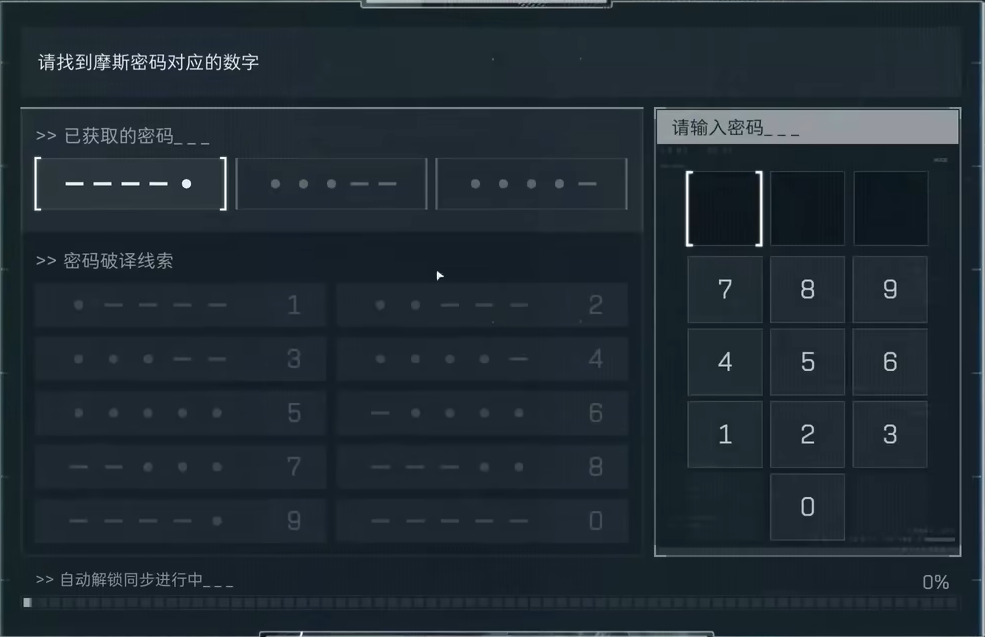
#> input picture QQ20250805-114248.png, 985 x 637 px
$ python MORSE_TOOLS2.py
#> lines starting #> are read from the running program, lines starting #| are printed output that depends on the picture; after the words box and inside, x2 and y2 are one past the last pixel; in counts of white or black regions, pixels touching at a corner belong together
#> further down, img is the input picture: shape (637, 985, 3); mean B, G, R 51.9, 43.8, 32.5
import cv2
import numpy as np

MORSE_CODE_DICT = {
    '-----': '0',
    '.----': '1',
    '..---': '2',
    '...--': '3',
    '....-': '4',
    '.....': '5',
    '-....': '6',
    '--...': '7',
    '---..': '8',
    '----.': '9'
}

def decode_morse_from_image(image, method='kmeans'):
    _, binary = cv2.threshold(image, 86, 255, cv2.THRESH_BINARY)
    projection = np.sum(binary, axis=0)
    threshold = 1
    bars = []
    is_bar = False
    start = 0
    for i, val in enumerate(projection):
        if val > threshold:
            if not is_bar:
                is_bar = True
                start = i
        else:
            if is_bar:
                is_bar = False
                end = i
                bars.append((start, end))

    if not bars:
        print("❌ 未识别到任何线段")
        return '', binary

    lengths = [end - start for start, end in bars]
    print("识别到的线段长度：", lengths)

    if method == 'kmeans':
        # sklearn KMeans
        from sklearn.cluster import KMeans
        data = np.array(lengths).reshape(-1, 1)
        kmeans = KMeans(n_clusters=2, n_init='auto').fit(data)
        centers = kmeans.cluster_centers_
        labels = kmeans.labels_
        dot_label = np.argmin(centers)
        symbols = ['.' if label == dot_label else '-' for label in labels]

    elif method == 'simple_cluster':
        # 简易两类聚类
        lengths_np = np.array(lengths)
        mean_len = lengths_np.mean()
        cluster1 = lengths_np[lengths_np <= mean_len]
        cluster2 = lengths_np[lengths_np > mean_len]
        center1 = cluster1.mean() if len(cluster1) > 0 else 0
        center2 = cluster2.mean() if len(cluster2) > 0 else 0
        dot_label = 0 if center1 < center2 else 1
        symbols = []
        for l in lengths_np:
            label = 0 if abs(l - center1) < abs(l - center2) else 1
            symbols.append('.' if label == dot_label else '-')

    elif method == 'threshold':
        # 简单阈值
        min_len = min(lengths)
        max_len = max(lengths)
        threshold_len = (min_len + max_len) / 2
        symbols = ['.' if l < threshold_len else '-' for l in lengths]

    else:
        raise ValueError("method 参数只能是 'kmeans', 'simple_cluster', 'threshold' 之一")

    return ''.join(symbols), binary


def extract_three_groups_and_decode(gray_img, method='kmeans'):
#> called with method = 'simple_cluster'
    h, w = gray_img.shape[:2]
#> h = 637; w = 985
    top = 160
    bottom = 200
    group_width = 170
    spacing = 35
    group1_x = 40
    group2_x = group1_x + group_width + spacing
    group3_x = group2_x + group_width + spacing

    roi1 = gray_img[top:bottom, group1_x:group1_x + group_width]
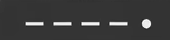
#> roi1: shape (40, 170); min 31, max 254, mean 59.7
    roi2 = gray_img[top:bottom, group2_x:group2_x + group_width]
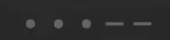
#> roi2: shape (40, 170); min 37, max 106, mean 43.8
    roi3 = gray_img[top:bottom, group3_x:group3_x + group_width]
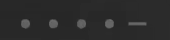
#> roi3: shape (40, 170); min 31, max 108, mean 43.7

    code1, bin1 = decode_morse_from_image(roi1, method)
#> in decode_morse_from_image, `_, binary = cv2.threshold(image, 86, 255, cv2.THRESH_BINARY)`:
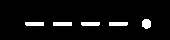
#> binary: shape (40, 170); 5.5% white; 5 white regions, box (x1, y1, x2, y2) and area: (53, 22, 72, 26) 76, (142, 19, 151, 29) 75, (25, 22, 44, 26) 75, (109, 22, 128, 26) 75, (81, 22, 100, 26) 74
#> in decode_morse_from_image, `projection = np.sum(binary, axis=0)`: projection = 170 values, max 2550 at index 145, min 0 at index 0, mean 562.5
#> the loop in decode_morse_from_image, `for i, val in enumerate(projection):` made 170 passes
#> (val, is_bar) on passes 26, 45, 54: (765, True), (0, False), (1020, True)
#> is_bar on passes 73, 82, 101, 110, 129, 143: False, True, False, True, False, True
#> after the loop in decode_morse_from_image, `for i, val in enumerate(projection):`: bars = [(25, 44), (53, 72), (81, 100), (109, 128), (142, 151)]; end = 151; is_bar = False; start = 142
#> in decode_morse_from_image, `lengths = [end - start for start, end in bars]`: lengths = [19, 19, 19, 19, 9]
#| 识别到的线段长度： [19, 19, 19, 19, 9]
#> in decode_morse_from_image, `mean_len = lengths_np.mean()`: mean_len = 17
#> in decode_morse_from_image, `cluster1 = lengths_np[lengths_np <= mean_len]`: cluster1 = [9]
#> in decode_morse_from_image, `cluster2 = lengths_np[lengths_np > mean_len]`: cluster2 = [19, 19, 19, 19]
#> in decode_morse_from_image, `center1 = cluster1.mean() if len(cluster1) > 0 else 0`: center1 = 9
#> in decode_morse_from_image, `center2 = cluster2.mean() if len(cluster2) > 0 else 0`: center2 = 19
#> in decode_morse_from_image, `dot_label = 0 if center1 < center2 else 1`: dot_label = 0
#> the loop in decode_morse_from_image, `for l in lengths_np:` made 5 passes
#> (l, label) on passes 1 to 5: (19, 1), (19, 1), (19, 1), (19, 1), (9, 0)
#> after the loop in decode_morse_from_image, `for l in lengths_np:`: symbols = ['-', '-', '-', '-', '.']
#> code1 = '----.'
    code2, bin2 = decode_morse_from_image(roi2, method)
#> call 2 of decode_morse_from_image, with method = 'simple_cluster'
#> in decode_morse_from_image (call 2), `_, binary = cv2.threshold(image, 86, 255, cv2.THRESH_BINARY)`:
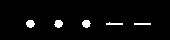
#> binary: shape (40, 170); 3.4% white; 5 white regions, box (x1, y1, x2, y2) and area: (26, 20, 35, 28) 55, (54, 20, 63, 28) 54, (82, 20, 91, 28) 54, (106, 22, 123, 25) 35, (134, 23, 151, 25) 34
#> in decode_morse_from_image (call 2), `projection = np.sum(binary, axis=0)`: projection = 170 values, max 2040 at index 29, min 0 at index 0, mean 348
#> the loop in decode_morse_from_image (call 2), `for i, val in enumerate(projection):` made 170 passes
#> (val, is_bar) on passes 27, 36, 55: (765, True), (0, False), (255, True)
#> after the loop in decode_morse_from_image (call 2), `for i, val in enumerate(projection):`: bars = [(26, 35), (54, 63), (82, 91), (106, 123), (134, 151)]; end = 151; is_bar = False; start = 134
#> in decode_morse_from_image (call 2), `lengths = [end - start for start, end in bars]`: lengths = [9, 9, 9, 17, 17]
#| 识别到的线段长度： [9, 9, 9, 17, 17]
#> in decode_morse_from_image (call 2), `mean_len = lengths_np.mean()`: mean_len = 12.2
#> in decode_morse_from_image (call 2), `cluster1 = lengths_np[lengths_np <= mean_len]`: cluster1 = [9, 9, 9]
#> in decode_morse_from_image (call 2), `cluster2 = lengths_np[lengths_np > mean_len]`: cluster2 = [17, 17]
#> in decode_morse_from_image (call 2), `center2 = cluster2.mean() if len(cluster2) > 0 else 0`: center2 = 17
#> the loop in decode_morse_from_image (call 2), `for l in lengths_np:` made 5 passes
#> (l, label) on passes 1 to 5: (9, 0), (9, 0), (9, 0), (17, 1), (17, 1)
#> after the loop in decode_morse_from_image (call 2), `for l in lengths_np:`: symbols = ['.', '.', '.', '-', '-']
#> code2 = '...--'
    code3, bin3 = decode_morse_from_image(roi3, method)
#> call 3 of decode_morse_from_image, with method = 'simple_cluster'
#> in decode_morse_from_image (call 3), `_, binary = cv2.threshold(image, 86, 255, cv2.THRESH_BINARY)`:
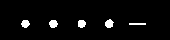
#> binary: shape (40, 170); 3.7% white; 5 white regions, box (x1, y1, x2, y2) and area: (105, 19, 114, 28) 58, (49, 20, 58, 28) 56, (21, 20, 30, 28) 53, (78, 20, 86, 28) 53, (129, 23, 146, 25) 34
#> in decode_morse_from_image (call 3), `projection = np.sum(binary, axis=0)`: projection = 170 values, max 2295 at index 109, min 0 at index 0, mean 381
#> the loop in decode_morse_from_image (call 3), `for i, val in enumerate(projection):` made 170 passes
#> after the loop in decode_morse_from_image (call 3), `for i, val in enumerate(projection):`: bars = [(21, 30), (49, 58), (78, 86), (105, 114), (129, 146)]; end = 146; is_bar = False; start = 129
#> in decode_morse_from_image (call 3), `lengths = [end - start for start, end in bars]`: lengths = [9, 9, 8, 9, 17]
#| 识别到的线段长度： [9, 9, 8, 9, 17]
#> in decode_morse_from_image (call 3), `mean_len = lengths_np.mean()`: mean_len = 10.4
#> in decode_morse_from_image (call 3), `cluster1 = lengths_np[lengths_np <= mean_len]`: cluster1 = [9, 9, 8, 9]
#> in decode_morse_from_image (call 3), `cluster2 = lengths_np[lengths_np > mean_len]`: cluster2 = [17]
#> in decode_morse_from_image (call 3), `center1 = cluster1.mean() if len(cluster1) > 0 else 0`: center1 = 8.75
#> the loop in decode_morse_from_image (call 3), `for l in lengths_np:` made 5 passes
#> after the loop in decode_morse_from_image (call 3), `for l in lengths_np:`: symbols = ['.', '.', '.', '.', '-']
#> code3 = '....-'

    num1 = MORSE_CODE_DICT.get(code1, '?')
#> num1 = '9'
    num2 = MORSE_CODE_DICT.get(code2, '?')
#> num2 = '3'
    num3 = MORSE_CODE_DICT.get(code3, '?')
#> num3 = '4'

    show_debug_window(gray_img, [(roi1, bin1, code1, num1),
                                 (roi2, bin2, code2, num2),
                                 (roi3, bin3, code3, num3)])

    return (code1, code2, code3), (num1, num2, num3)


def show_debug_window(gray, group_data):
    pass
    # [13 lines of commented-out code are left out]


if __name__ == "__main__":
    import time
    start_time = time.time()

    img = cv2.imread("QQ20250805-114248.png")
    if img is None:
        print("无法读取图像")
        exit()

    gray = cv2.cvtColor(img, cv2.COLOR_BGR2GRAY)

    # 你可以在这里切换识别方法：
    method = 'simple_cluster'  # 'kmeans' / 'simple_cluster' / 'threshold'

    morse_codes, digits = extract_three_groups_and_decode(gray, method)
#> morse_codes = ('----.', '...--', '....-'); digits = ('9', '3', '4')
    print("\n最终结果：")
    print("摩斯码：", morse_codes)
#> (printed output is left out)
    print("数字：", digits)
#| 数字： ('9', '3', '4')

    end_time = time.time()
    print(f"\n执行耗时：{end_time - start_time:.3f} 秒")
